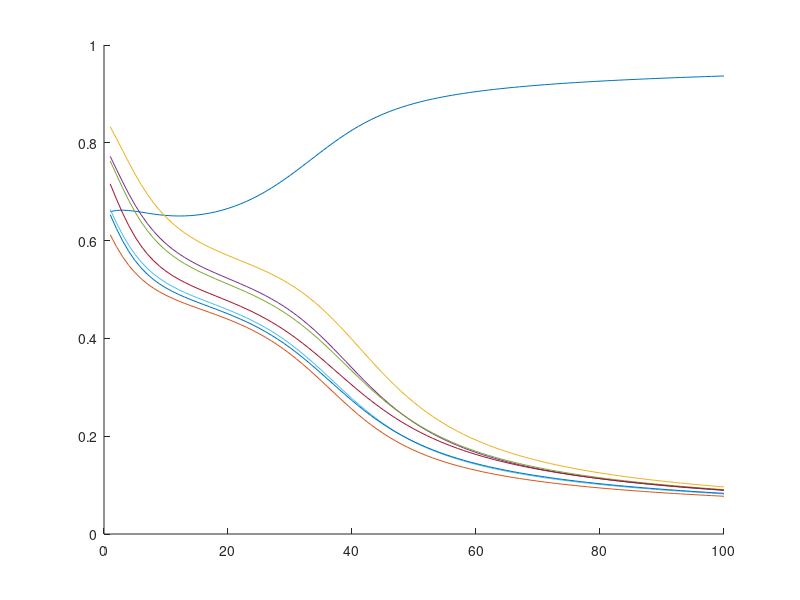

Here is the MATLAB script that generated this plot:
%% ANN HW - Intelligent Control

clear, clc

% define sigmoid(x)
sigmoid = @(x) 1./(1+exp(-x));

% data initializing (Input, Output)
node_input = eye(8,8);   % unit matrix
target = node_input;
node_output = zeros(8,8);  % unit matrix
node_hidden = zeros(3,8); % 3x8 matrix (3 hidden node in each network)
weight_i2h = rand(3,8,8);       % 3-dimension is for saving each input binary set
weight_h2o = rand(8,3,8);       % 3-dimension is for saving each input binary set

error_output = zeros(8,8);
error_output_redefined = zeros(1,8);
error_gradient_k = zeros(8,8);
error_gradient_h = zeros(3,8);

% initialize parameter
learning_rate = 0.5;
iteration = 100;

% for Graphs
G_HIDDEN = zeros(3,iteration,8);
G_OUTPUT = zeros(8,iteration,8);
G_ERROR_EACH_OUTPUT = zeros(8,iteration,8);
G_ERROR_REDEFINED = zeros(1,iteration,8);
G_ERROR_GRADIENT_K = zeros(8,iteration,8);
G_ERROR_GRADIENT_H = zeros(3,iteration,8);
G_WEIGHT_I2H = zeros(3,8,iteration,8);
G_WEIGHT_H2O = zeros(8,3,iteration,8);


% ------------------- PROCESS ---------------------%
% -------------------  START  ---------------------%

for N = 1:1:8
    
    for rep = 1:1:iteration
        
        % <FORWARD PROPAGATION>
        % calculate hidden node values with sigmoid(x)
        for i=1:1:3
            node_hidden(i,N) = sigmoid( weight_i2h(i,:,N)*node_input(:,N) );
            G_HIDDEN(i,rep,N) = node_hidden(i,N);
        end

        % calculate output node values with sigmoid(x)
        for i=1:1:8
            node_output(i,N) = sigmoid( weight_h2o(i,:,N)*node_hidden(:,N) )
            G_OUTPUT(i,rep,N) = node_output(i,N);
        end

        % calculate output error
        for i=1:1:8
            error_output(i,N) = (1/2).*( target(i,N)-node_output(i,N) ).^2;
            G_ERROR_EACH_OUTPUT(i,rep,N) = error_output(i,N);
        end
        
        % Summation of Output errors
        error_output_redefined(N) = sum(error_output(:,N));
        G_ERROR_REDEFINED(1,rep,N) = error_output_redefined(N);

        % <BACK PROPAGATION>
        % Calculate Error Gradient and update weights 
        % output node
        for i=1:1:8
            error_gradient_k(i,N) = node_output(i,N).*(1-node_output(i,N)).*(target(i,N)-node_output(i,N));
            G_ERROR_GRADIENT_K(i,rep,N) = error_gradient_k(i,N);
        end
        % hidden node
        for i=1:1:3
            error_gradient_h(i,N) = node_hidden(i,N).*(1-node_hidden(i,N)).* sum( weight_h2o(:,:,N)'*error_gradient_k(:,N) );
            G_ERROR_GRADIENT_H(i,rep,N) = error_gradient_h(i,N);
        end

        % update weights
        for i=1:1:8
            for j=1:1:3
                % weights of hidden to output
                weight_h2o(i,j,N) = weight_h2o(i,j,N) + learning_rate*error_gradient_k(i,N)*node_hidden(j,N);
                G_WEIGHT_H2O(i,j,rep,N) = weight_h2o(i,j,N);
                % weights of input to hidden
                weight_i2h(j,i,N) = weight_i2h(j,i,N) + learning_rate*error_gradient_h(j,N)*node_input(i,N);
                G_WEIGHT_I2H(j,i,rep,N) = weight_i2h(j,i,N);
            end
        end
    end
end

% ------------------- PROCESS ---------------------%
% -------------------   END   ---------------------%

figure
% plot3(G_ERROR_EACH_OUTPUT(:,:,:))
% plot(G_ERROR_EACH_OUTPUT(2,:,1))
hold on

% plot(1:iteration, G_ERROR_REDEFINED(1,:,1))
% plot(1:iteration, G_ERROR_REDEFINED(1,:,2))
% plot(1:iteration, G_ERROR_REDEFINED(1,:,3))
% plot(1:iteration, G_ERROR_REDEFINED(1,:,4))
% plot(1:iteration, G_ERROR_REDEFINED(1,:,5))
% plot(1:iteration, G_ERROR_REDEFINED(1,:,6))

% plot(1:100, G_WEIGHT_H2O(8,2,:,1))

% plot(1:iteration, G_HIDDEN(1,:,1))
% plot(1:iteration, G_HIDDEN(2,:,1))
% plot(1:iteration, G_HIDDEN(3,:,1))

plot(1:iteration, G_OUTPUT(1,:,1))
plot(1:iteration, G_OUTPUT(2,:,1))
plot(1:iteration, G_OUTPUT(3,:,1))
plot(1:iteration, G_OUTPUT(4,:,1))
plot(1:iteration, G_OUTPUT(5,:,1))
plot(1:iteration, G_OUTPUT(6,:,1))
plot(1:iteration, G_OUTPUT(7,:,1))
plot(1:iteration, G_OUTPUT(8,:,1))

% hold on




















